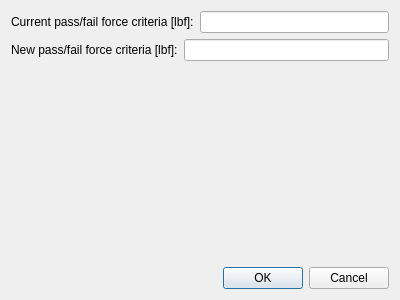
<?xml version="1.0" encoding="UTF-8"?>
<ui version="4.0">
 <class>steelcase_cpfc_dialog</class>
 <widget class="QDialog" name="steelcase_cpfc_dialog">
  <property name="geometry">
   <rect>
    <x>0</x>
    <y>0</y>
    <width>400</width>
    <height>300</height>
   </rect>
  </property>
  <property name="windowTitle">
   <string>Change Pass/Fail Criteria</string>
  </property>
  <layout class="QGridLayout" name="gridLayout_2">
   <item row="0" column="0">
    <layout class="QGridLayout" name="gridLayout">
     <item row="1" column="0">
      <layout class="QHBoxLayout" name="horizontalLayout_2">
       <item>
        <widget class="QLabel" name="label_2">
         <property name="text">
          <string>New pass/fail force criteria [lbf]:</string>
         </property>
        </widget>
       </item>
       <item>
        <widget class="QLineEdit" name="new_pfc_line_edit"/>
       </item>
      </layout>
     </item>
     <item row="0" column="0">
      <layout class="QHBoxLayout" name="horizontalLayout">
       <item>
        <widget class="QLabel" name="label">
         <property name="text">
          <string>Current pass/fail force criteria [lbf]:</string>
         </property>
        </widget>
       </item>
       <item>
        <widget class="QLineEdit" name="current_pfc_line_edit">
         <property name="readOnly">
          <bool>true</bool>
         </property>
        </widget>
       </item>
      </layout>
     </item>
     <item row="2" column="0">
      <spacer name="verticalSpacer">
       <property name="orientation">
        <enum>Qt::Vertical</enum>
       </property>
       <property name="sizeHint" stdset="0">
        <size>
         <width>20</width>
         <height>40</height>
        </size>
       </property>
      </spacer>
     </item>
    </layout>
   </item>
   <item row="1" column="0">
    <widget class="QDialogButtonBox" name="buttonBox">
     <property name="orientation">
      <enum>Qt::Horizontal</enum>
     </property>
     <property name="standardButtons">
      <set>QDialogButtonBox::Cancel|QDialogButtonBox::Ok</set>
     </property>
    </widget>
   </item>
  </layout>
 </widget>
 <resources/>
 <connections>
  <connection>
   <sender>buttonBox</sender>
   <signal>accepted()</signal>
   <receiver>steelcase_cpfc_dialog</receiver>
   <slot>accept()</slot>
   <hints>
    <hint type="sourcelabel">
     <x>248</x>
     <y>254</y>
    </hint>
    <hint type="destinationlabel">
     <x>157</x>
     <y>274</y>
    </hint>
   </hints>
  </connection>
  <connection>
   <sender>buttonBox</sender>
   <signal>rejected()</signal>
   <receiver>steelcase_cpfc_dialog</receiver>
   <slot>reject()</slot>
   <hints>
    <hint type="sourcelabel">
     <x>316</x>
     <y>260</y>
    </hint>
    <hint type="destinationlabel">
     <x>286</x>
     <y>274</y>
    </hint>
   </hints>
  </connection>
 </connections>
</ui>
